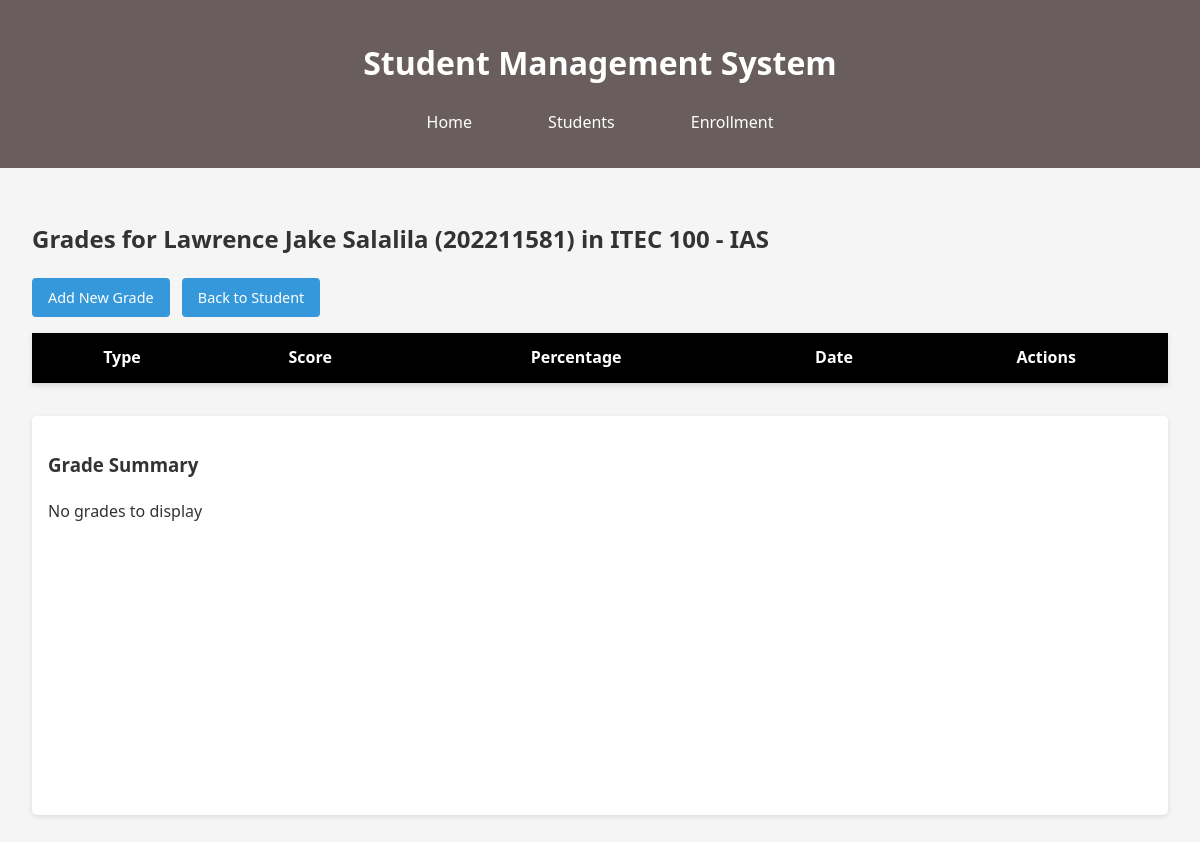
/enrollments/9/grades/, run on the app's committed database.
### sms_app/models.py (models this page shows, shortened)
class Enrollment(models.Model):
    student = models.ForeignKey(Student, on_delete=models.CASCADE)
    subject = models.ForeignKey(Subject, on_delete=models.CASCADE)
    enrollment_date = models.DateField(auto_now_add=True)
    class Meta:
        unique_together = ('student', 'subject')

class Student(models.Model):
    student_id = models.CharField(max_length=20, unique=True)
    first_name = models.CharField(max_length=100)
    last_name = models.CharField(max_length=100)
    email = models.EmailField()
    date_of_birth = models.DateField()
    address = models.TextField()
    phone_number = models.CharField(max_length=15)
    def __str__(self):
        return f"{self.first_name} {self.last_name} ({self.student_id})"

class Subject(models.Model):
    code = models.CharField(max_length=10, unique=True)
    name = models.CharField(max_length=100)
    description = models.TextField()
    def __str__(self):
        return f"{self.code} - {self.name}"

### sms_app/views.py (the view)
# urls.py: path('enrollments/<int:enrollment_id>/grades/', views.grade_list, name='grade_list'),
def grade_list(request, enrollment_id):
    enrollment = get_object_or_404(Enrollment, id=enrollment_id)
    grades = Grade.objects.filter(enrollment=enrollment)
    return render(request, 'grades/list.html', {
        'enrollment': enrollment,
        'grades': grades
    })

### templates/grades/list.html (shortened to what this page needs)
{% extends 'base.html' %}
{% block content %}
    <h2>Grades for {{ enrollment.student }} in {{ enrollment.subject }}</h2>
    <a href="{% url 'grade_create' enrollment.id %}" class="btn">Add New Grade</a>
    <a href="{% url 'student_detail' enrollment.student.student_id %}" class="btn">Back to Student</a>
    <table>
        <thead>
            <tr>
                <th>Type</th>
                <th>Score</th>
                <th>Percentage</th>
                <th>Date</th>
                <th>Actions</th>
            </tr>
        </thead>
    </table>
    <div class="grade-summary">
        <h3>Grade Summary</h3>
        <div id="gradeChart"></div>
    </div>
{% endblock %}

### sms_app/static/css/sms.css (style rules this page uses)
body { font-family: 'Segoe UI', Tahoma, Geneva, Verdana, sans-serif; line-height: 1.6; margin: 0; padding: 0; color: #333; background-color: #f5f5f5; }
table { width: 100%; border-collapse: collapse; margin: 1rem 0; background: white; box-shadow: 0 2px 5px rgba(0,0,0,0.1); }
th, td { padding: 0.75rem; text-align: center; border-bottom: 1px solid #ddd; }
th { background-color: #000000; color: white; }
.btn { display: inline-block; padding: 0.5rem 1rem; background-color: #3498db; color: white; text-decoration: none; border-radius: 4px; border: none; cursor: pointer; font-size: 0.9rem; margin-right: 0.5rem; }
.grade-summary { margin-top: 2rem; background: white; padding: 1rem; border-radius: 5px; box-shadow: 0 2px 5px rgba(0,0,0,0.1); }
#gradeChart { height: 300px; margin-top: 1rem; }

### data on the page
Enrollment: student "Lawrence Jake Salalila (202211581)", subject "ITEC 100 - IAS"
